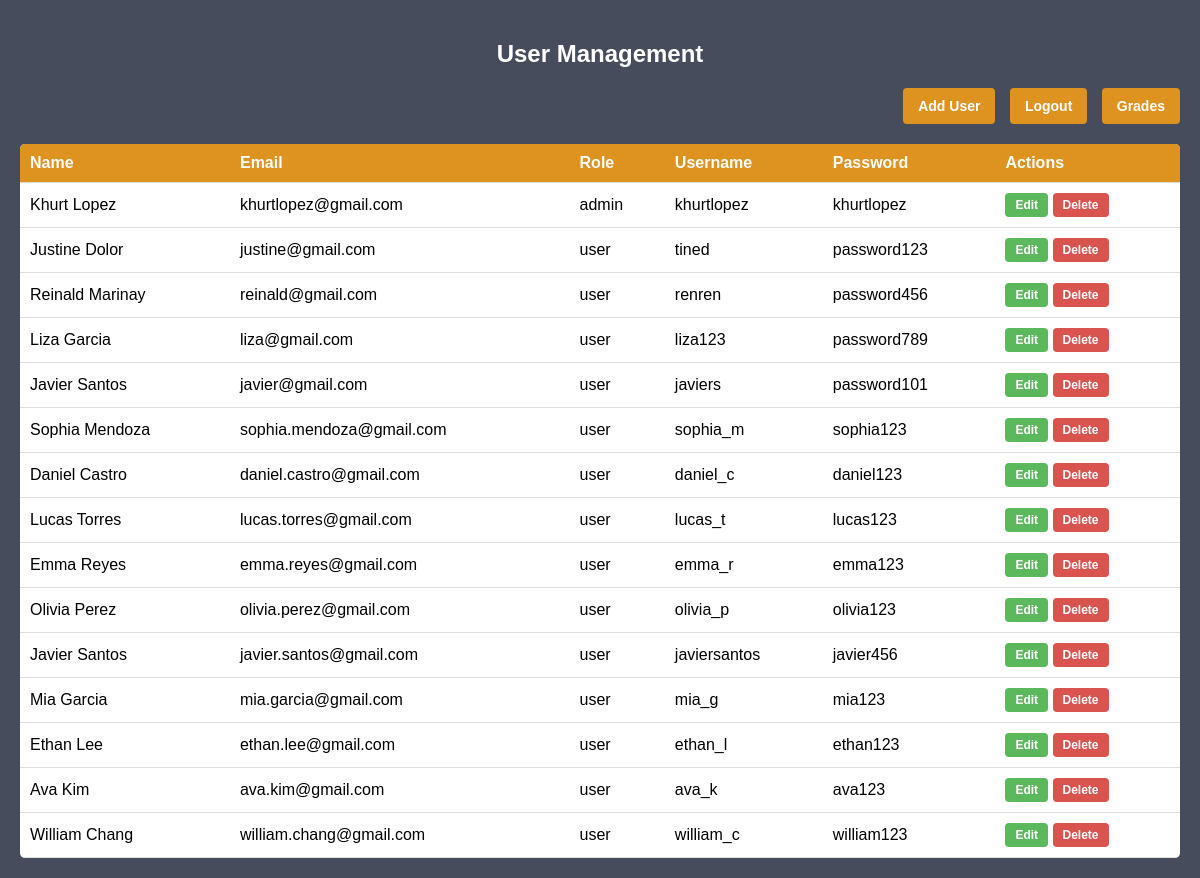
The page /user_management.php (signed in) on the database its author committed.
### tables this page shows
CREATE TABLE `users` (
  `id` int(10) NOT NULL AUTO_INCREMENT,
  `first_name` varchar(50) NOT NULL,
  `last_name` varchar(50) NOT NULL,
  `email` varchar(100) NOT NULL,
  `password` varchar(100) NOT NULL,
  `username` varchar(100) NOT NULL,
  `role` enum('admin', 'user') NOT NULL DEFAULT 'user',
  PRIMARY KEY (`id`)
);

### user_management.php (the view, shortened to what this page needs)
<?php
$conn = new mysqli("localhost", "root", "", "inventory_system");
$result = $conn->query("SELECT * FROM users");
?>
<!DOCTYPE html>
<html lang="en">
<head>
</head>
<body>
    <h2>User Management</h2>
    <div class="button-container">
        <button onclick="toggleAddUserForm()">Add User</button>
        <button onclick="window.location.href='login.php';">Logout</button>
        <button onclick="window.location.href='grade_system.php';">Grades</button>
    </div>
    <table>
        <tr>
            <th>Name</th>
            <th>Email</th>
            <th>Role</th>
            <th>Username</th>
            <th>Password</th>
            <th>Actions</th>
        </tr>
        <?php while ($user = $result->fetch_assoc()): ?>
        <tr>
            <td><?= $user['first_name'] . " " . $user['last_name'] ?></td>
            <td><?= $user['email'] ?></td>
            <td><?= $user['role'] ?></td>
            <td><?= $user['username'] ?></td>
            <td><?= $user['password'] ?></td>
            <td class="action-buttons">
                <a href="edit_user.php?id=<?= $user['id'] ?>" class="edit">Edit</a>
                <a href="delete_user.php?id=<?= $user['id'] ?>" class="delete">Delete</a>
            </td>
        </tr>
        <?php endwhile; ?>
    </table>
</body>
</html>

### user_management.php (style rules this page uses)
body { font-family: Arial, sans-serif; background-color: #464c5c; color: #fff; margin: 0; padding: 20px; }
h2 { text-align: center; margin-bottom: 20px; }
.button-container { text-align: right; margin-bottom: 20px; }
.button-container button { background-color: #de921f; color: white; padding: 10px 15px; border: none; border-radius: 4px; cursor: pointer; font-size: 14px; font-weight: bold; margin-left: 10px; }
table { width: 100%; border-collapse: collapse; margin-top: 20px; background-color: white; color: #000; border-radius: 5px; overflow: hidden; }
th, td { padding: 10px; text-align: left; border-bottom: 1px solid #ddd; }
th { background-color: #de921f; color: white; }
.action-buttons a { display: inline-block; padding: 5px 10px; border-radius: 4px; font-size: 12px; font-weight: bold; text-align: center; text-decoration: none; color: white; }
.action-buttons .edit { background-color: #5cb85c; }
.action-buttons .delete { background-color: #d9534f; }

### rows shown on the page
users: first_name "Khurt", last_name "Lopez", email "khurtlopez@gmail.com", role "admin", username "khurtlopez", password "khurtlopez"
users: first_name "Justine", last_name "Dolor", email "justine@gmail.com", role "user", username "tined", password "password123"
users: first_name "Reinald", last_name "Marinay", email "reinald@gmail.com", role "user", username "renren", password "password456"
users: first_name "Liza", last_name "Garcia", email "liza@gmail.com", role "user", username "liza123", password "password789"
users: first_name "Javier", last_name "Santos", email "javier@gmail.com", role "user", username "javiers", password "password101"
users: first_name "Sophia", last_name "Mendoza", email "sophia.mendoza@gmail.com", role "user", username "sophia_m", password "sophia123"
users: first_name "Daniel", last_name "Castro", email "daniel.castro@gmail.com", role "user", username "daniel_c", password "daniel123"
users: first_name "Lucas", last_name "Torres", email "lucas.torres@gmail.com", role "user", username "lucas_t", password "lucas123"
users: first_name "Emma", last_name "Reyes", email "emma.reyes@gmail.com", role "user", username "emma_r", password "emma123"
users: first_name "Olivia", last_name "Perez", email "olivia.perez@gmail.com", role "user", username "olivia_p", password "olivia123"
users: first_name "Javier", last_name "Santos", email "javier.santos@gmail.com", role "user", username "javiersantos", password "javier456"
users: first_name "Mia", last_name "Garcia", email "mia.garcia@gmail.com", role "user", username "mia_g", password "mia123"
users: first_name "Ethan", last_name "Lee", email "ethan.lee@gmail.com", role "user", username "ethan_l", password "ethan123"
users: first_name "Ava", last_name "Kim", email "ava.kim@gmail.com", role "user", username "ava_k", password "ava123"
users: first_name "William", last_name "Chang", email "william.chang@gmail.com", role "user", username "william_c", password "william123"
